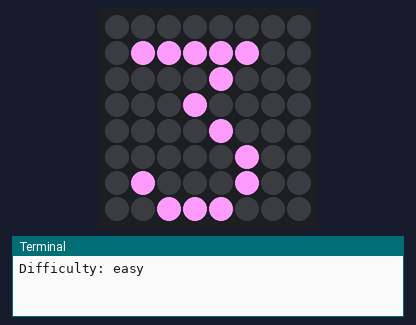
Bench run of a program on a simulated Raspberry Pi (BCM pin numbers) with a Sense HAT. Shown: the Sense HAT's 8×8 RGB LED matrix, the last lines printed to the terminal. Random numbers come from a fixed seed.

Above: at 0.1 s.
At 2.1 s:
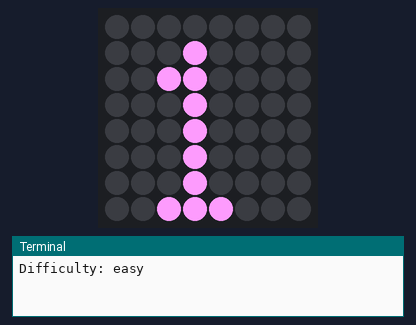
At 9.1 s:
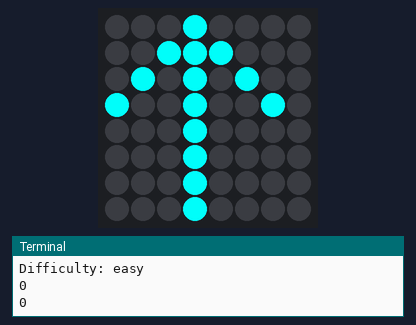
At 15.1 s:
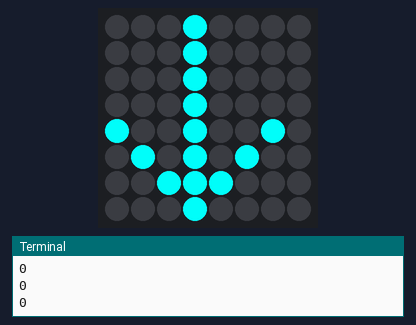
At 27.1 s:
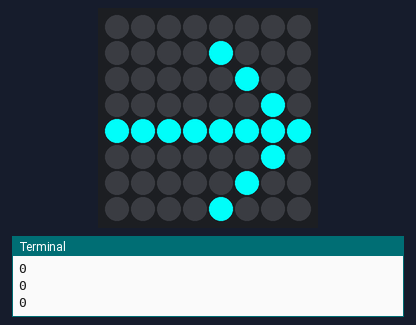
At 36.1 s:
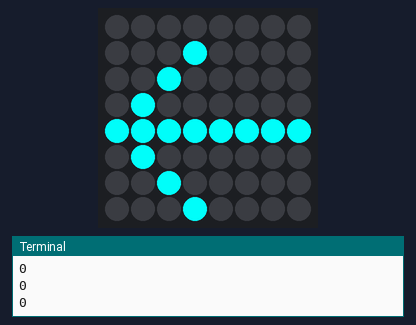

Measured:
- what the display in image 1 shows lasts 1.0 s, from 2.0 s to 3.0 s
- what the display in image 2 shows lasts 3.0 s, from 9.0 s to 12.0 s
- what the display in image 3 shows lasts 12.0 s, from 15.0 s to 27.0 s

The program:

ddr.py
```python
#!/usr/bin/env python3

from sense_hat import SenseHat
from random import choice
import time
import argparse

# Error checking for argument parsing
def arg_checker(arg):
    if str(arg) not in ['easy', 'medium', 'hard']:
        raise argparse.ArgumentTypeError('Invalid argument.')
    return str(arg)

# Setup argument parser and arguments
parser = argparse.ArgumentParser(description = 'Game settings')
parser.add_argument('-d', '--difficulty', dest = 'difficulty', type = arg_checker, default = 'easy', help = 'Game difficulty - options are "easy", "medium", and "hard" (Default = "easy")')
args = parser.parse_args()

# Initialize sense hat and clear LED array
sense = SenseHat()
sense.clear()

# Create color tuples
a = (0, 255, 255)
b = (0, 0, 0)
pink = (255, 153, 255)

# Create arrow lists for LED array
up_arrow = [
    b, b, b, a, b, b, b, b,
    b, b, a, a, a, b, b, b,
    b, a, b, a, b, a, b, b,
    a, b, b, a, b, b, a, b,
    b, b, b, a, b, b, b, b,
    b, b, b, a, b, b, b, b,
    b, b, b, a, b, b, b, b,
    b, b, b, a, b, b, b, b
]

down_arrow = [
    b, b, b, a, b, b, b, b,
    b, b, b, a, b, b, b, b,
    b, b, b, a, b, b, b, b,
    b, b, b, a, b, b, b, b,
    a, b, b, a, b, b, a, b,
    b, a, b, a, b, a, b, b,
    b, b, a, a, a, b, b, b,
    b, b, b, a, b, b, b, b
]

left_arrow = [
    b, b, b, b, b, b, b, b,
    b, b, b, a, b, b, b, b,
    b, b, a, b, b, b, b, b,
    b, a, b, b, b, b, b, b,
    a, a, a, a, a, a, a, a,
    b, a, b, b, b, b, b, b,
    b, b, a, b, b, b, b, b,
    b, b, b, a, b, b, b, b
]

right_arrow = [
    b, b, b, b, b, b, b, b,
    b, b, b, b, a, b, b, b,
    b, b, b, b, b, a, b, b,
    b, b, b, b, b, b, a, b,
    a, a, a, a, a, a, a, a,
    b, b, b, b, b, b, a, b,
    b, b, b, b, b, a, b, b,
    b, b, b, b, a, b, b, b
]

# Create a list of possible directions
directions = ['left', 'right', 'up', 'down']

# Create leaderboard list to hold scores
leaderboard = []

# While loop to run game in
while True:
    # Reset end_game flag
    end_game = False

    # Print chosen difficulty
    print("Difficulty: " + args.difficulty)

    # Set game delay based on selected difficulty
    if args.difficulty == "easy":
        delay = 3
    elif args.difficulty == "medium":
        delay = 2
    else:
        delay = 1

    # Set score to 0
    score = 0

    # Countdown timer for start of game
    sense.show_letter('3', pink)
    time.sleep(1)
    sense.show_letter('2', pink)
    time.sleep(1)
    sense.show_letter('1', pink)
    time.sleep(1)

    # Each game round runs inside of this loop
    for i in range(20):
        # Clear the LED array
        sense.clear()

        # Randomly choose arrow direction
        arrow = choice(directions)

        # Set LED array to display chosen arrow
        if arrow == 'left':
            sense.set_pixels(left_arrow)
        elif arrow == 'right':
            sense.set_pixels(right_arrow)
        elif arrow == 'up':
            sense.set_pixels(up_arrow)
        elif arrow == 'down':
            sense.set_pixels(down_arrow)

        # Delay for amount of time determined by difficulty
        time.sleep(delay)

        # Reset user_event storage
        user_event = 'none'

        # Get joystick events
        for event in sense.stick.get_events():
            # Break out of loop if an event has been stored
            if user_event != 'none':
                break
            # Check if event is pressed and not middle direction, then save it
            if event.action == 'pressed':
                if event.direction in ['left', 'right', 'down', 'up']:
                    user_event = event.direction

        # If user joystick direction matches chosen arrow, give a point
        if arrow == user_event:
            score = score + 1

        # Print score
        print(score)

    # Print final score in terminal and on LED array
    print("Final Score: " + str(score))
    sense.show_message("Final Score: ", scroll_speed = 0.05)
    sense.show_message(str(score), scroll_speed = 0.2)

    # Add score to leaderboard
    leaderboard.append(score)

    # Clear diff_menu and restart flags
    diff_menu = False
    restart = False

    # While loop to contain end of game menu
    while True:
        # Break out of loop if restart or end_game flags are true
        if restart == True or end_game == True:
            break
        # Allow user to select end of game options based on menu in README file
        for event in sense.stick.get_events():
            if event.action == 'pressed':
                if event.direction in ['left', 'right', 'down', 'up']:
                    if diff_menu == False:
                        if event.direction == 'up':
                            restart = True
                        if event.direction == 'left':
                            end_game = True
                        if event.direction == 'down':
                            diff_menu = True
                    else:
                        if event.direction == 'up':
                            args.difficulty = 'easy'
                        elif event.direction == 'right':
                            args.difficulty = 'medium'
                        elif event.direction == 'left':
                            args.difficulty = 'hard'
                        restart = True

    # Break out of full game while loop if end_game flag is true
    if end_game == True:
        break

# Print highest score from game on LED array
sense.show_message("High Score: ", scroll_speed = 0.05)
sense.show_message(str(max(leaderboard)), scroll_speed = 0.2)
```
